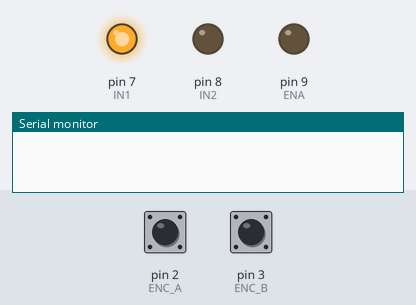
A sketch run on a simulated Arduino Uno, built with avr-gcc and run on an emulated ATmega328P. On the bench: output pins drawn as LEDs (lit = HIGH), the last lines printed to the serial monitor. The test bench sets the inputs (shaded band); at power-on: pin 2 (ENC_A) HIGH, pin 3 (ENC_B) HIGH.

Above: at 0.05 s.
At 0.9 s:
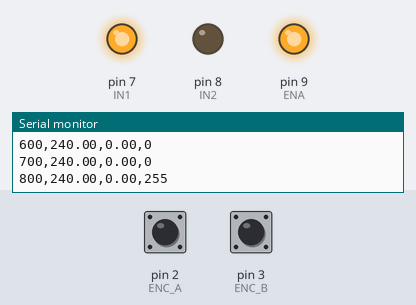
Timing chart, 0 to 3.0 s (numbered marks = the images above):
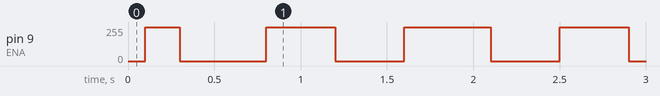

Measured:
- by itself, pin 9 (ENA): ramps from 0/255 to 255/255 and jumps back, once every 0.90 s

The sketch:

pid_control.ino
```cpp
#define ENA   9
#define IN1   7
#define IN2   8
#define ENC_A 2
#define ENC_B 3

const int Count_Per_Rev = 960;
volatile long pulseCount = 0;
unsigned long prevTime = 0;

const float SUPPLY_VOLTAGE = 12.0;

// Timing
const unsigned long SAMPLE_MS = 100;
const float Ts = 0.1;

float Kp = 2;
float Ki = 15;
float Kd = 0.0;

const float targetRPM = 240;

float err_over_time = 0.0;
float prev_err = 0.0;

void setup() {
  Serial.begin(115200);

  pinMode(ENA, OUTPUT);
  pinMode(IN1, OUTPUT);
  pinMode(IN2, OUTPUT);
  pinMode(ENC_A, INPUT_PULLUP);
  pinMode(ENC_B, INPUT_PULLUP);

  attachInterrupt(digitalPinToInterrupt(ENC_A), countPulse, CHANGE);
  attachInterrupt(digitalPinToInterrupt(ENC_B), countPulse, CHANGE);

  digitalWrite(IN1, HIGH);
  digitalWrite(IN2, LOW);
  prevTime = millis();
}

void countPulse() {
  pulseCount++;
}

void loop() {
  unsigned long currentTime = millis();
  if (currentTime - prevTime >= SAMPLE_MS) {
    float rpm = (float)pulseCount / Count_Per_Rev * 60000.0 / (currentTime - prevTime);

    float error = targetRPM - rpm;
    err_over_time += error * Ts;
    float deriv = (error - prev_err) / Ts;
    float output = Kp * error + Ki * err_over_time + Kd * deriv;

    float pwmOutput = output * (255.0 / SUPPLY_VOLTAGE);

    prev_err = error;
    int pwmVal = constrain((int)pwmOutput, 0, 255);
    analogWrite(ENA, pwmVal);

    Serial.print(currentTime);
    Serial.print(",");
    Serial.print(targetRPM);
    Serial.print(",");
    Serial.print(rpm);
    Serial.print(",");
    Serial.println(pwmVal);

    pulseCount = 0;
    prevTime = currentTime;
  }
}
```
